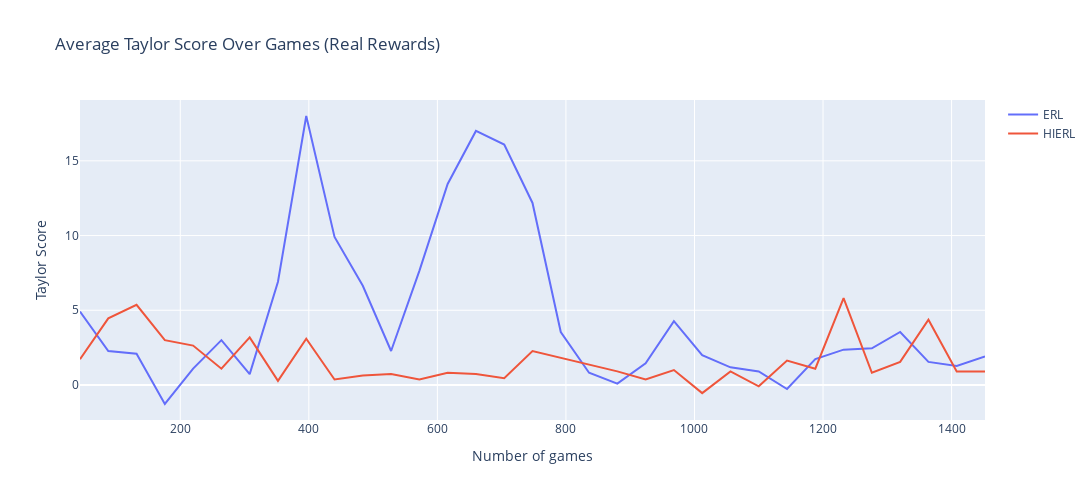

Notebook source saved alongside this figure:
### Markdown cell above
## Reward system: Real

### Code cell
x = noher_real['games'].tolist()
y_noher = noher_real['taylor_scores'].tolist()
y_her = her_real['taylor_scores'].tolist()

fig = go.Figure(data=[
    go.Line(name='ERL', x=x, y = y_noher, mode='lines'),
    go.Line(name='HIERL', x=x, y = y_her, mode='lines')
])
fig.update_layout(
    title='Average Taylor Score Over Games (Real Rewards)',
    xaxis_title='Number of games',
    yaxis_title='Taylor Score',
    width = 1200, 
    height = 500
)
fig.show()

### Figure 1 — Plotly figure (JSON) as saved in the notebook; plotly's stock layout.template omitted (floating-point values rounded to 4 significant figures)
{"data": [{"mode": "lines", "name": "ERL", "type": "scatter", "x": ["44.000", 88, 132, 176, 220, 264, 308, 352, 396, 440, 484, 528, 572, 616, 660, 704, 748, 792, 836, 880, 924, 968, 1012, 1056, 1100, 1144, 1188, 1232, 1276, 1320, 1364, 1408, 1452], "y": ["4.909", 2.273, 2.091, -1.273, 1.091, 3, 0.727, 6.909, 18, 9.909, 6.636, 2.273, 7.636, 13.46, 17, 16.09, 12.18, 3.545, 0.818, 0.091, 1.455, 4.273, 2, 1.182, 0.909, -0.273, 1.727, 2.364, 2.455, 3.545, 1.545, 1.273, 1.909]}, {"mode": "lines", "name": "HIERL", "type": "scatter", "x": ["44.000", 88, 132, 176, 220, 264, 308, 352, 396, 440, 484, 528, 572, 616, 660, 704, 748, 792, 836, 880, 924, 968, 1012, 1056, 1100, 1144, 1188, 1232, 1276, 1320, 1364, 1408, 1452], "y": ["1.727", 4.455, 5.364, 3, 2.636, 1.091, 3.182, 0.273, 3.091, 0.364, 0.636, 0.727, 0.364, 0.818, 0.727, 0.455, 2.273, 1.818, 1.364, 0.909, 0.364, 1, -0.545, 0.909, -0.091, 1.636, 1.091, 5.818, 0.818, 1.545, 4.364, 0.909, 0.909, -0.091, -1.455, 2.818, 1.636, -0.818, 2.545]}], "layout": {"height": 500, "title": {"text": "Average Taylor Score Over Games (Real Rewards)"}, "width": 1200, "xaxis": {"title": {"text": "Number of games"}}, "yaxis": {"title": {"text": "Taylor Score"}}}}
